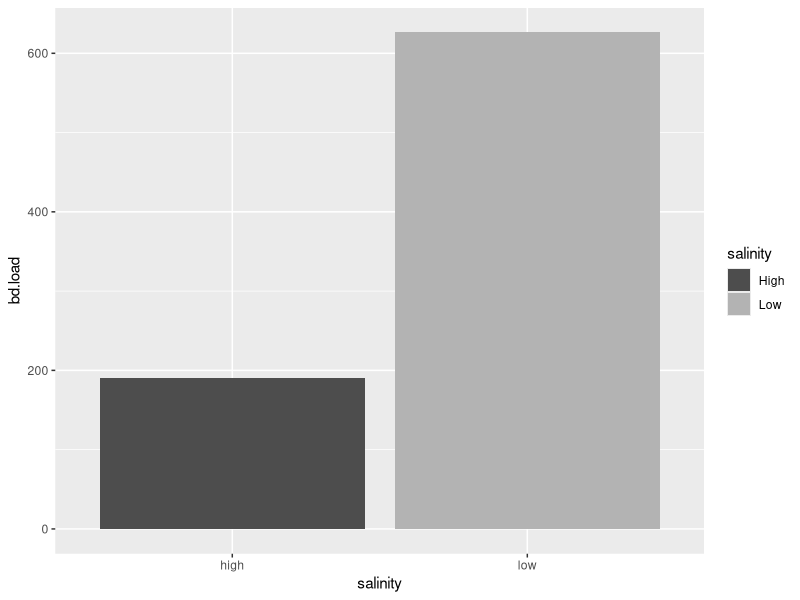
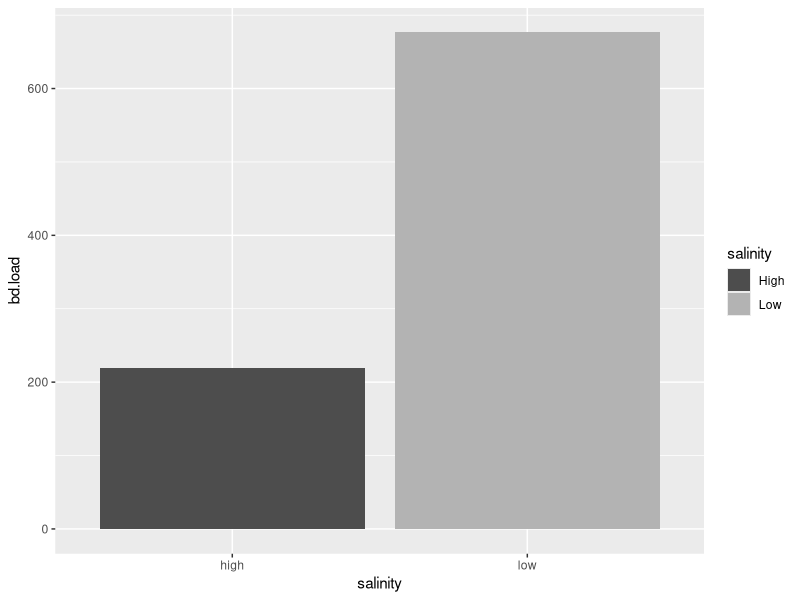
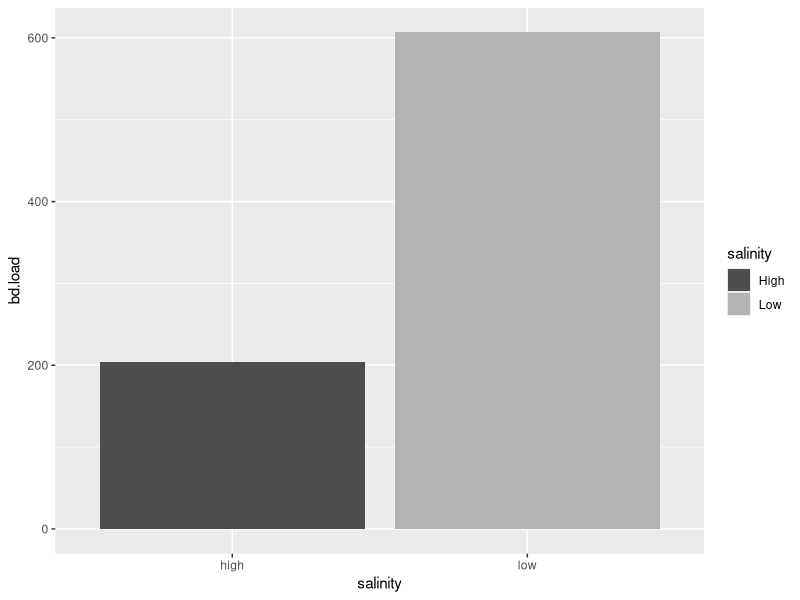
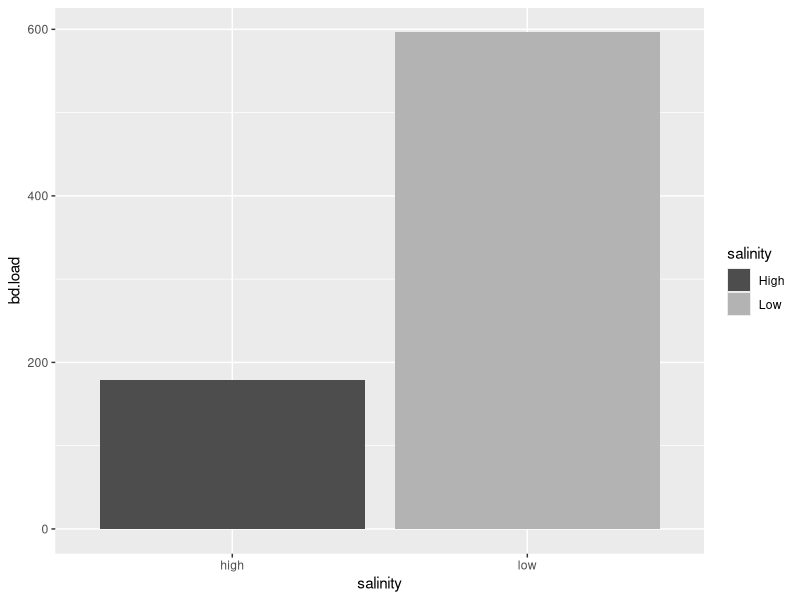
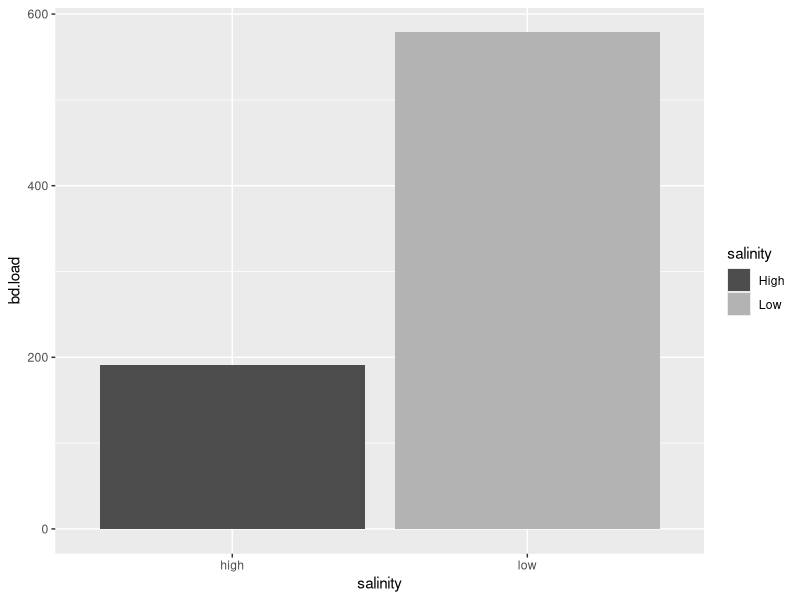
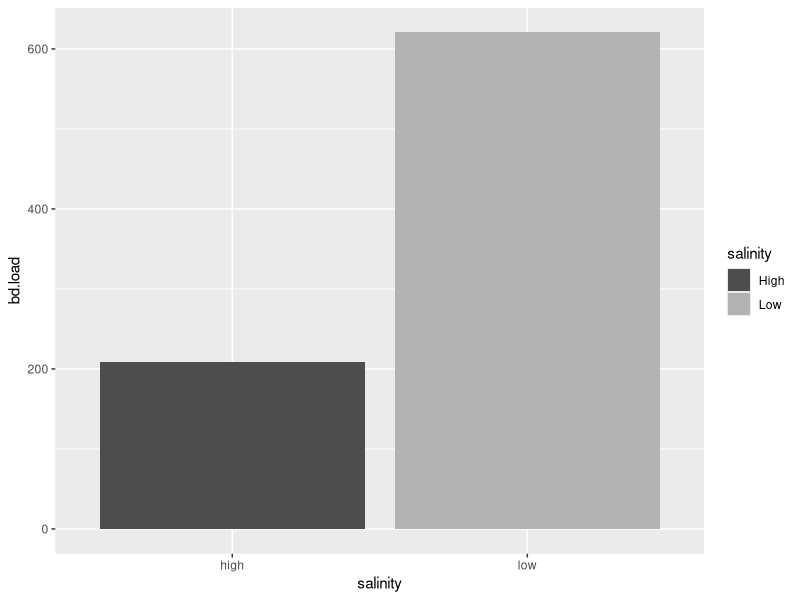

Here is the R script that generated these plots, in order:
## ---- chunk 1
#Description-----------------------------------------
#Exercise 09
# 23 Mar 2022
#RCS

#Initialize -----------------------------------------
library(tidyverse)
library(ggplot2)
# set.seed(1234)

#library(TeachingDemos)
#char2seed('espress withdrawl')
#char2seed('espress withdrawl', set=FALSE)

# Load functions--------------------------------------
#######################################################
# FUNCTION: sim_df
# Purpuse:Make a simulation dataframe for BD salt tolerance
#input: sample size, mean and standard deviation for low salinity, mean and
        #standard deviation for high salinity, 
#output:dataframe of salainity level + bd load
#-----------------------------------------------------
sim_df <- function(sample = 50, mLow = 600, mHigh = 200, sdLow = 200, sdHigh = 50){
  salinity <- c(rep('low',sample),rep('high',sample))
  lowsal.load <- rnorm(n = sample, mean = mLow, sd = sdLow)
  highsal.load <- rnorm(n = sample, mean = mHigh, sd = sdHigh)
  bd.load <- append(lowsal.load,highsal.load)
  df1 <- data.frame(salinity,bd.load)
  bd.load
  head(df1)
  t.test(bd.load ~ salinity)
  return(df1)
}
  
#######################################################
# FUNCTION: salinity_plot
# Purpuse: creat plot of bd vs. salinity
#input: dataframe used, salinity level, bd.load
#output: plot of salinity
#-----------------------------------------------------
salinity_plot <- function(df, salinity, bd.load) {
  salinityPlot <- ggplot(data = df, mapping = aes(x = salinity, y = bd.load, fill = salinity))
  salinityPlot +
    stat_summary(geom = 'bar', fun = 'mean')+
    scale_fill_manual(values = c(high ='grey30', low = 'gray70'),
                      labels = c('High', 'Low'))
}


# Global Variables-------------------------------------
#mock "Real" Data
sal <- c(rep('low',5),rep('high',5))
BDload.low <- rnorm(n = 5, mean = 600, sd = 200)
BDload.high <- rnorm(n = 5, mean = 200, sd = 50)
bd.load <- append(BDload.low, BDload.high)
RealDF <- data.frame(sal,bd.load)
# Program Body------------------------------------------

simDF <- sim_df() #using random values made in function
salinity_plot(df = simDF, salinity = simDF$salinity, bd.load = simDF$bd.load)


#running salinity_plot() using values made outside sim_df#
salinity_plot(df = RealDF, salinity = RealDF$sal, bd.load = RealDF$bd.load)
## ---- chunk 2
#######################################################
# FUNCTION: simdfPois
# Purpuse: Make a simulation dataframe using a poisson distribution for data
#input: sample size, mean and standard deviation for low salinity, mean and
#standard deviation for high salinity, 
#output:dataframe of salainity level + bd load
#-----------------------------------------------------
simdfPois <- function(sample = 50, hLambda = 600, lLambda = 200){
  salinity <- c(rep('low',sample),rep('high',sample))
  lowsal.load <- rpois(n = sample, lambda = hLambda)
  highsal.load <- rpois(n = sample, lambda = lLambda)
  bd.load <- append(lowsal.load,highsal.load)
  poisDF <- data.frame(salinity,bd.load)
  bd.load
  head(poisDF)
  return(poisDF)
}

#Making a poisson distribution and graphing
simDF_pois <- simdfPois()
salinity_plot(simDF_pois, salinity = simDF_pois$salinity, bd.load = simDF_pois$bd.load)
## ---- chunk 3
for(i in 1:3){
  loopDF <- sim_df()
  p1 <- salinity_plot(df = loopDF, salinity = loopDF$salinity, bd.load = loopDF$bd.load)
  print(p1)
}
